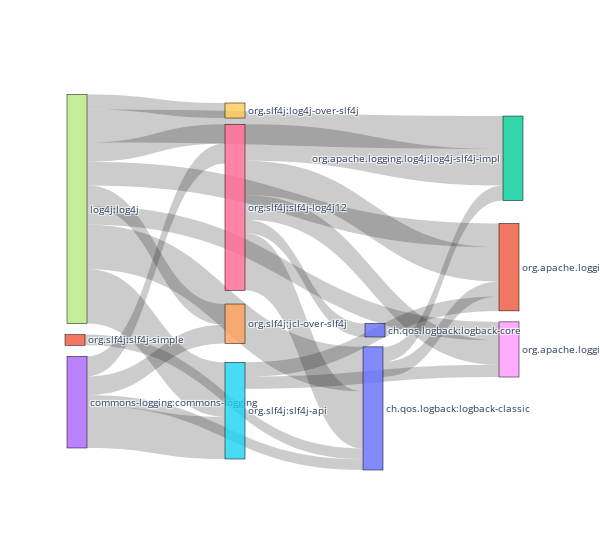

Notebook code cell kept with this figure:
### Code cell
def plot_sankey(rules_json, width=600, height=550,is_log=False):
    labels = [x['id'] for x in rules_json['nodes']]
    print(labels)
    flows = [x['flow'] for x in rules_json['nodes']]
    label_id = {node['id']: rules_json['nodes'].index(node) for node in rules_json['nodes']}
    sources = [label_id[x['source']] for x in rules_json['edges']]  # indices
    targets = [label_id[x['target']] for x in rules_json['edges']]
    values = [x['value'] for x in rules_json['edges']]
    fig = go.Figure(data=[go.Sankey(
        node = dict(
          pad = 15,
          thickness = 20,
          line = dict(color = "black", width = 0.5),
          label = labels,
        ),
        link = dict(
          source = sources,
          target = targets,
          value = values
        ),
        arrangement="freeform"
    )])
    fig.update_layout(font_size=10, width=width, height=height)
    return fig

config = {
  'toImageButtonOptions': {
    'format': 'svg', # one of png, svg, jpeg, webp
    #'filename': 'custom_image',
    #'height': 500,
    #'width': 700,
    'scale': 1 # Multiply title/legend/axis/canvas sizes by this factor
  }
}
fig = plot_sankey(mig_graph_json['Logging'])
fig.show(config=config)

### Figure 1 — Plotly figure (JSON) as saved in the notebook; plotly's stock layout.template omitted (floating-point values rounded to 4 significant figures)
{"data": [{"arrangement": "freeform", "link": {"source": [0, 0, 3, 3, 3, 3, 5, 5, 6, 6, 6, 6, 6, 7, 7, 7, 7, 7, 7, 7, 7, 11], "target": [1, 2, 0, 4, 5, 6, 8, 1, 0, 10, 8, 1, 2, 0, 8, 1, 2, 4, 9, 5, 6, 0], "value": [21, 21, 15, 26, 59, 28, 17, 20, 80, 19, 34, 48, 51, 62, 26, 33, 46, 29, 21, 76, 27, 15]}, "node": {"label": ["ch.qos.logback:logback-classic", "org.apache.logging.log4j:log4j-core", "org.apache.logging.log4j:log4j-slf4j-impl", "commons-logging:commons-logging", "org.slf4j:jcl-over-slf4j", "org.slf4j:slf4j-api", "org.slf4j:slf4j-log4j12", "log4j:log4j", "org.apache.logging.log4j:log4j-api", "org.slf4j:log4j-over-slf4j", "ch.qos.logback:logback-core", "org.slf4j:slf4j-simple"], "line": {"color": "black", "width": 0.5}, "pad": 15, "thickness": 20, "x": [0.6659, 0.975, 0.9841, -0.006818, 0.3523, 0.3523, 0.3523, -0.006818, 0.975, 0.3523, 0.6705, -0.01136], "y": [0.8336, 0.4519, 0.1575, 0.8167, 0.6046, 0.8396, 0.2899, 0.2947, 0.6742, 0.02843, 0.6222, 0.6486]}, "type": "sankey"}], "layout": {"font": {"size": 10}, "height": 550, "width": 600}}
